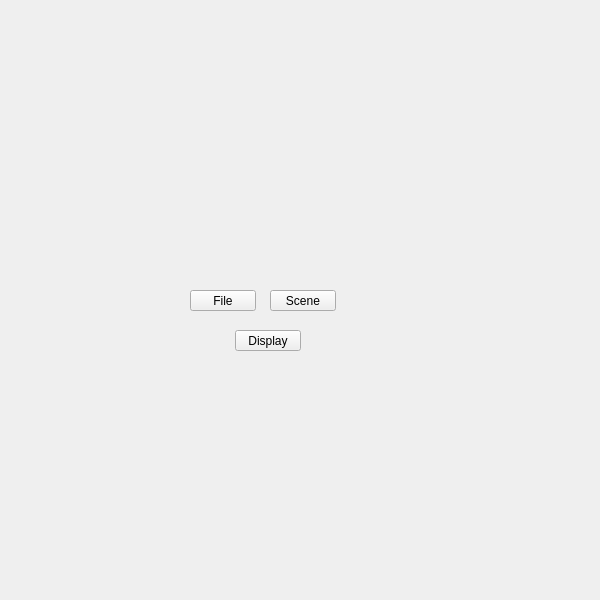
<?xml version="1.0" encoding="UTF-8"?>
<ui version="4.0">
 <class>QtUi</class>
 <widget class="QMainWindow" name="QtUi">
  <property name="enabled">
   <bool>true</bool>
  </property>
  <property name="geometry">
   <rect>
    <x>0</x>
    <y>0</y>
    <width>600</width>
    <height>600</height>
   </rect>
  </property>
  <property name="sizePolicy">
   <sizepolicy hsizetype="Ignored" vsizetype="Ignored">
    <horstretch>0</horstretch>
    <verstretch>0</verstretch>
   </sizepolicy>
  </property>
  <property name="minimumSize">
   <size>
    <width>0</width>
    <height>0</height>
   </size>
  </property>
  <property name="maximumSize">
   <size>
    <width>600</width>
    <height>600</height>
   </size>
  </property>
  <property name="cursor">
   <cursorShape>ArrowCursor</cursorShape>
  </property>
  <property name="windowTitle">
   <string>Toolkit</string>
  </property>
  <property name="whatsThis">
   <string>main</string>
  </property>
  <property name="toolButtonStyle">
   <enum>Qt::ToolButtonIconOnly</enum>
  </property>
  <property name="tabShape">
   <enum>QTabWidget::Triangular</enum>
  </property>
  <property name="dockNestingEnabled">
   <bool>true</bool>
  </property>
  <property name="dockOptions">
   <set>QMainWindow::AllowNestedDocks|QMainWindow::AllowTabbedDocks|QMainWindow::AnimatedDocks|QMainWindow::ForceTabbedDocks</set>
  </property>
  <widget class="QWidget" name="mainWindow">
   <property name="sizePolicy">
    <sizepolicy hsizetype="Ignored" vsizetype="Ignored">
     <horstretch>0</horstretch>
     <verstretch>0</verstretch>
    </sizepolicy>
   </property>
   <widget class="QPushButton" name="i017">
    <property name="geometry">
     <rect>
      <x>190</x>
      <y>290</y>
      <width>66</width>
      <height>21</height>
     </rect>
    </property>
    <property name="minimumSize">
     <size>
      <width>0</width>
      <height>21</height>
     </size>
    </property>
    <property name="maximumSize">
     <size>
      <width>16777215</width>
      <height>21</height>
     </size>
    </property>
    <property name="toolTip">
     <string/>
    </property>
    <property name="whatsThis">
     <string>file</string>
    </property>
    <property name="text">
     <string>File</string>
    </property>
   </widget>
   <widget class="QPushButton" name="i032">
    <property name="geometry">
     <rect>
      <x>235</x>
      <y>330</y>
      <width>66</width>
      <height>21</height>
     </rect>
    </property>
    <property name="minimumSize">
     <size>
      <width>0</width>
      <height>21</height>
     </size>
    </property>
    <property name="maximumSize">
     <size>
      <width>16777215</width>
      <height>21</height>
     </size>
    </property>
    <property name="whatsThis">
     <string>display</string>
    </property>
    <property name="text">
     <string>Display</string>
    </property>
   </widget>
   <widget class="QPushButton" name="i003">
    <property name="geometry">
     <rect>
      <x>270</x>
      <y>290</y>
      <width>66</width>
      <height>21</height>
     </rect>
    </property>
    <property name="minimumSize">
     <size>
      <width>0</width>
      <height>21</height>
     </size>
    </property>
    <property name="maximumSize">
     <size>
      <width>16777215</width>
      <height>21</height>
     </size>
    </property>
    <property name="whatsThis">
     <string>scene</string>
    </property>
    <property name="text">
     <string>Scene</string>
    </property>
   </widget>
  </widget>
 </widget>
 <resources/>
 <connections/>
 <designerdata>
  <property name="gridDeltaX">
   <number>5</number>
  </property>
  <property name="gridDeltaY">
   <number>10</number>
  </property>
  <property name="gridSnapX">
   <bool>true</bool>
  </property>
  <property name="gridSnapY">
   <bool>true</bool>
  </property>
  <property name="gridVisible">
   <bool>true</bool>
  </property>
 </designerdata>
</ui>
